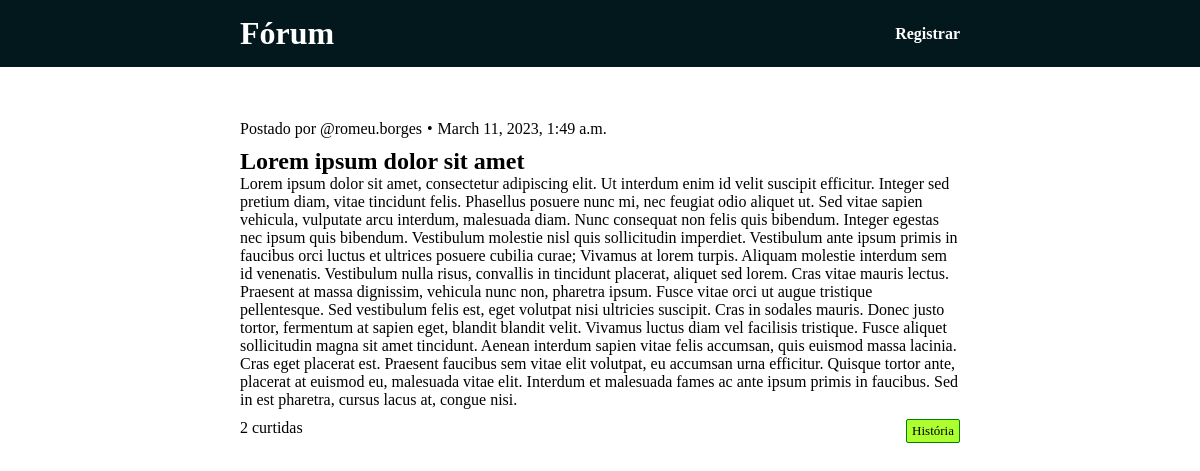
Screenshot of /question/6 with the database file from the repository.
### main/models.py (models this page shows)
class Question(models.Model):
    title = models.CharField(max_length=100)
    description = models.TextField()
    posted_at = models.DateTimeField(auto_now_add=True)
    edited_at = models.DateTimeField(auto_now=True)
    category = models.ForeignKey(
        Category, on_delete=models.SET_NULL, null=True
    )
    author = models.ForeignKey(
        User, on_delete=models.SET_NULL, null=True
    )

class Category(models.Model):
    name = models.CharField(max_length=50)
    def __str__(self):
        return self.name

### main/views.py (the view)
# urls.py: path('question/<int:id>', views.question, name='question')
def question(request, id):
    question = Question.objects.filter(id=id).order_by('-id').first
    return render(request, 'main/pages/question_page.html', context={'question':question})

### main/templates/main/pages/question_page.html
{% include 'global/base.html' %}
<div class="post-container">
	<div class="post-info-container">
		<p class="post-info-author">Postado por @{{question.author.username}}</p>
		<p>•</p>
		<p>{{ question.posted_at }}</p>
	</div>
	<div class="post-content-container">
		<div class="post-content-title">
			{{question.title}}
		</div>
		<div class="post-content-description">
			{{question.description}}
		</div>
	</div>
	<div class="post-bottom-info">
		<p class="tag">{{ question.category }}</p>
		<p class="post-bottom-likes">2 curtidas</p>
	</div>
</div>

### base_static/global/css/styles.css (style rules this page uses)
* { margin: 0; padding: 0; }
.tag { border: 1px solid green; padding: 3px 5px; font-size: 13px; background-color: greenyellow; border-radius: 2px; float: right; }
.post-container { display: flex; flex-direction: column; gap: 10px; margin-inline: 20%; margin-top: 10%; }
.post-info-container { display: flex; flex-direction:row; gap: 5px; align-items: center; }
.post-content-container { display: flex; flex-direction: column; }
.post-content-title { font-size: 24px; font-weight: bolder; }

### rows the page displays
Question: author.username "romeu.borges", posted_at "March 11, 2023, 1:49 a.m.", title "Lorem ipsum dolor sit amet", description "Lorem ipsum dolor sit amet, consectetur adipiscing elit. Ut interdum enim id velit suscipit efficitur. Integer sed pretium diam, vitae tincidunt felis. Phasellus posuere nunc mi, nec feugiat odio aliquet ut. Sed vitae sapien vehicula, vulputate arcu interdum, malesuada diam. Nunc consequat non felis quis bibendum. Integer egestas nec ipsum quis bibendum. Vestibulum molestie nisl quis sollicitudin imperdiet. Vestibulum ante ipsum primis in faucibus orci luctus et ultrices posuere cubilia curae; Vivamus at lorem turpis. Aliquam molestie interdum sem id venenatis. Vestibulum nulla risus, convallis in tincidunt placerat, aliquet sed lorem. Cras vitae mauris lectus. Praesent at massa dignissim,…", category "História"
